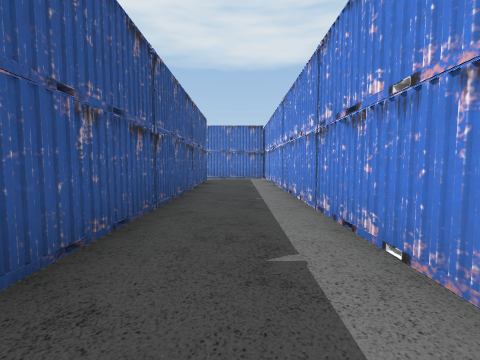
[1] (above)

24 first-person views from a walk through a Unity game level. The camera is 1.5 m above the floor, tilts 4° down and sees 90° across. The floor is counted in squares, 2 m on a side. Each view is taken from the middle of a square. On the plan, view 1 faces up. The plan holds only what a view shows up to about 9 squares ahead; the rest is blank. The place goes on beyond the plan. The player character is not drawn. Some surface patterns are stand-ins.

[2]
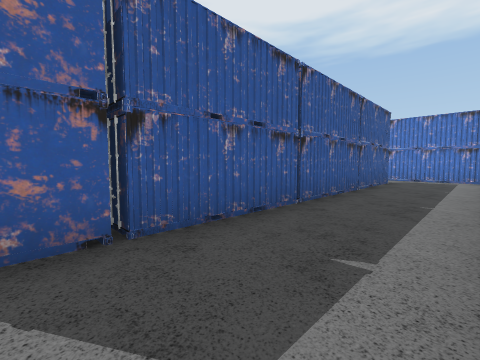

[3]
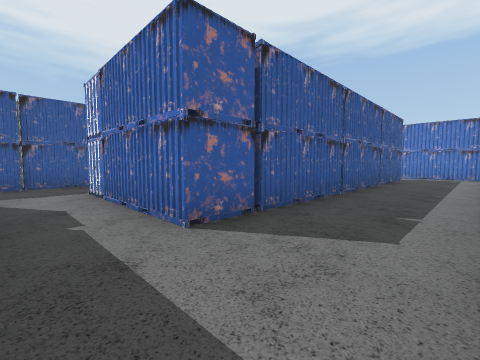

[4]
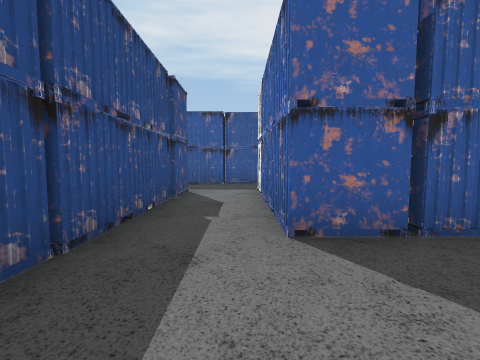

[5]
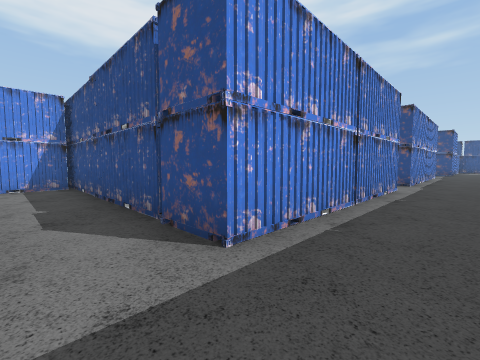

[6]
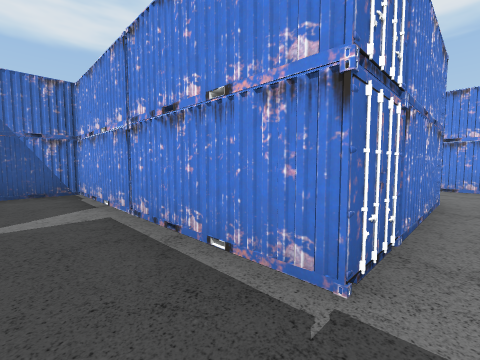

[7]
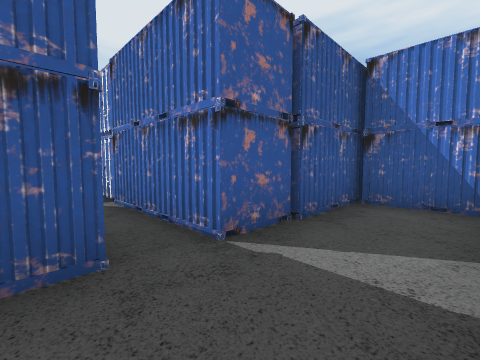

[8]
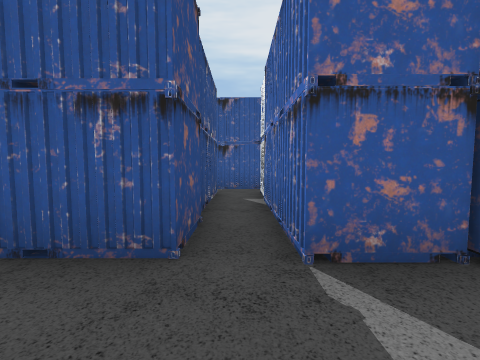

[9]
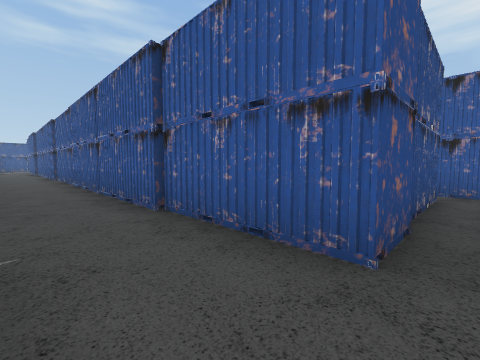

[10]
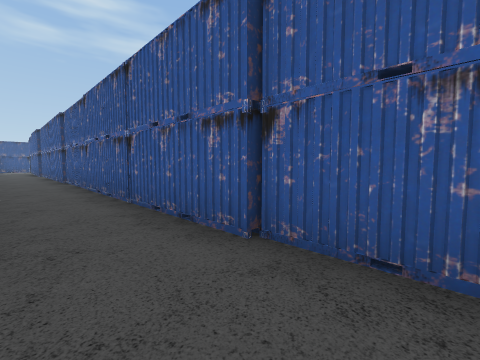

[11]
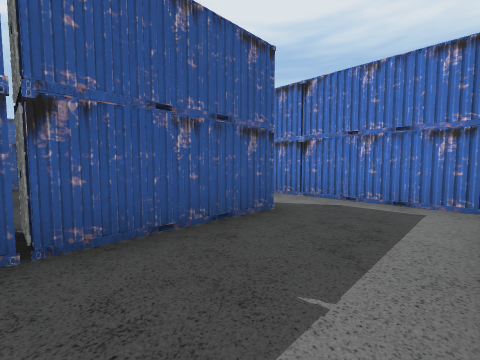

[12]
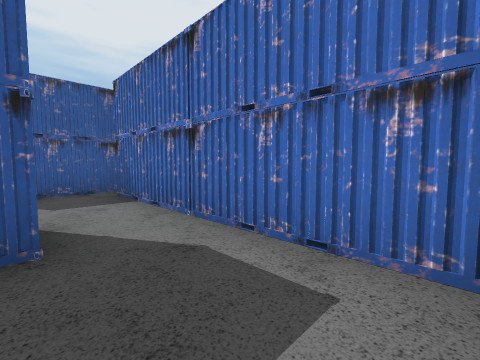

[13]
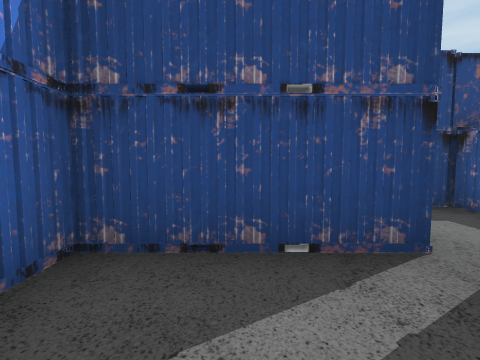

[14]
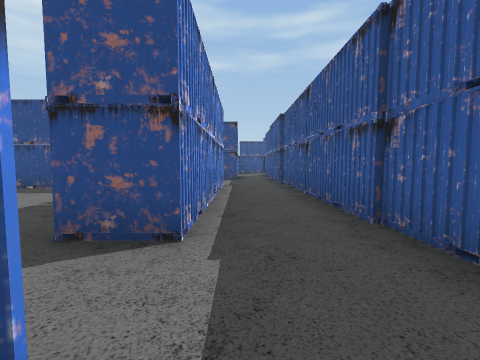

[15]
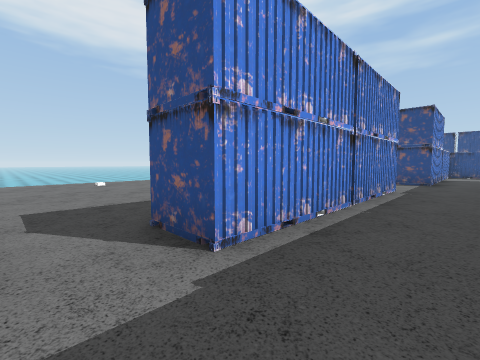

[16]
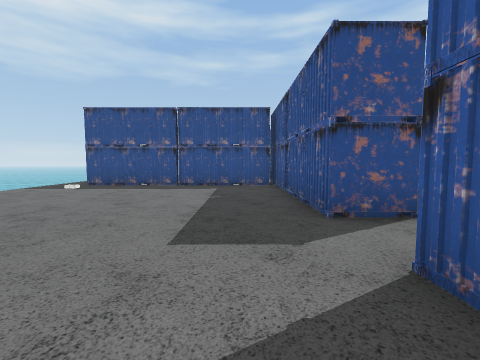

[17]
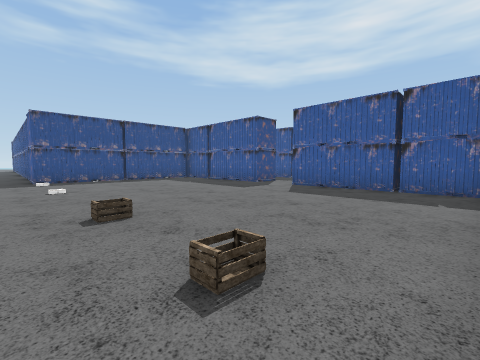

[18]
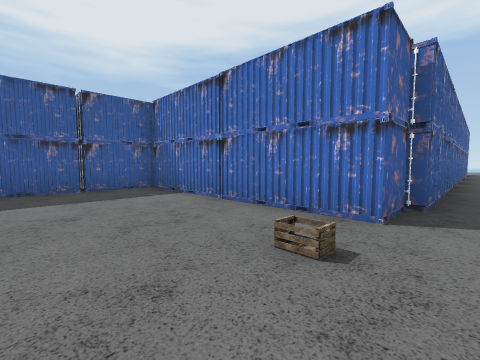

[19]
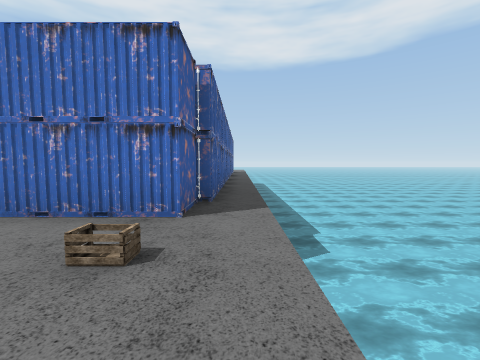

[20]
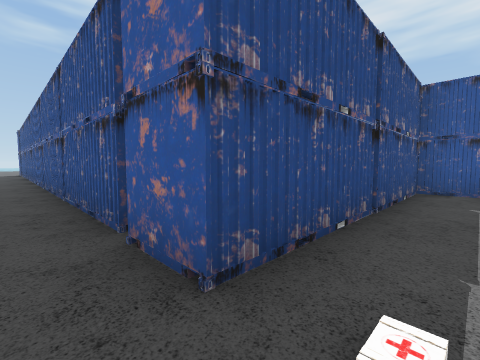

[21]
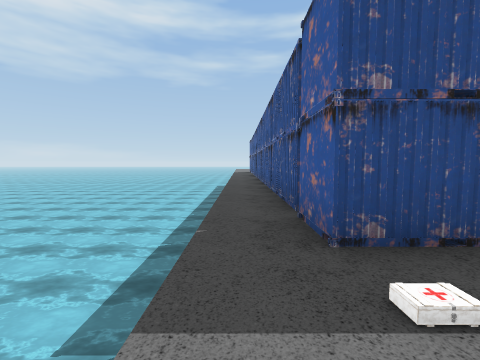

[22]
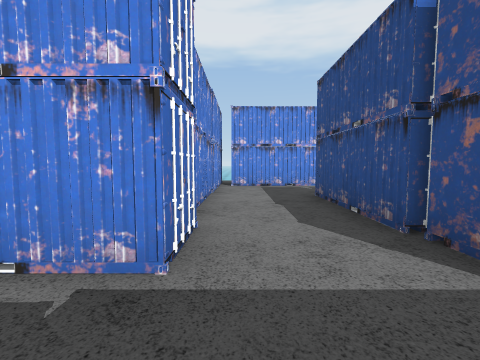

[23]
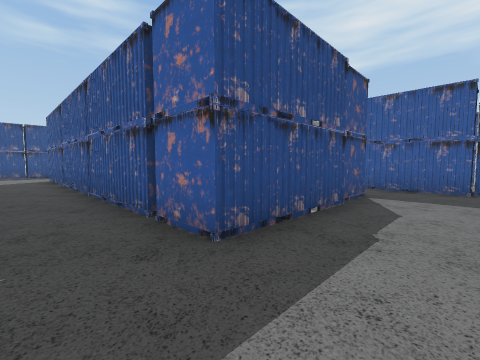

[24]
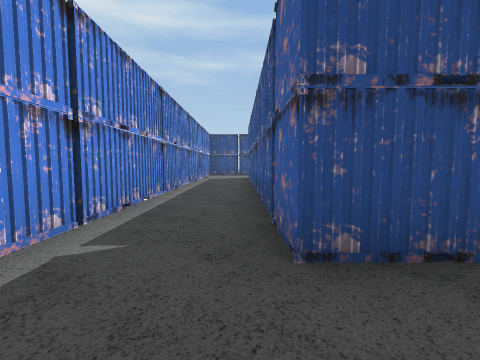

### Floor plan
Key: @ floor where view 1 was taken; # wall or solid block; . floor; ≈ water the walk keeps out of; O other object.
Columns run from 14 left of view 1 to 4 right of it. Each row starts with its distance up from view 1.
 12         ###O#OO#
 11        O#.......
 10          ...#...
  9      OO .#OO#...O
  8       O.. OO#...
  7       ##O  OO...
  6       ##O OO ...
  5       #.. OO ...#.
  4       O.. OOO...O.
  3  ###O##.. OO#...#.
  2  #....... OO#...O.≈
  1  #O####..  O#...#.≈
  0 OO    O..##O#.@.#.≈
 -1       #.........#.≈
 -2      ##.........O.≈
 -3      O#..####O###.≈
 -4       #..#.O......≈
 -5       #..O........≈
 -6       #..#........
 -7       #..#........
 -8       #..#........
 -9       #..O........
-10       O...........
-11       #..#........
-12      O#..#........
-13      O#..O........
-14       #..#........
-15       #..OOO#####.≈
-16      O#..##OOO###.≈
-17       #........##.≈
-18       #........O#.≈
-19       #.###O#..O#.≈
-20       O.#  O#..##.≈
-21        .#   #..##.≈
-22              ..O#.≈
-23             O..##.
-24              ..##.
-25              O.O#.
-26              ..##.
-27              O.

Positions as (right, up) in squares from view 1, and headings:
1: (0, 0), facing up
2: (1, 0), facing up-left
3: (1, -2), facing up-left
4: (1, -1), facing left
5: (-7, -1), facing down-right
6: (-7, -1), facing up-right
7: (-6, 1), facing up-left
8: (-6, 2), facing left
9: (-6, 2), facing down-left
10: (-6, 0), facing down-left
11: (1, 7), facing up-left
12: (1, 10), facing up-left
13: (-4, 11), facing down
14: (-6, -8), facing down
15: (-7, -9), facing down-right
16: (-3, -7), facing down
17: (3, -4), facing down-left
18: (3, -7), facing up-left
19: (3, -7), facing up
20: (3, -14), facing down-left
21: (3, -13), facing down
22: (-7, -17), facing right
23: (0, -17), facing down-left
24: (-1, -17), facing down
